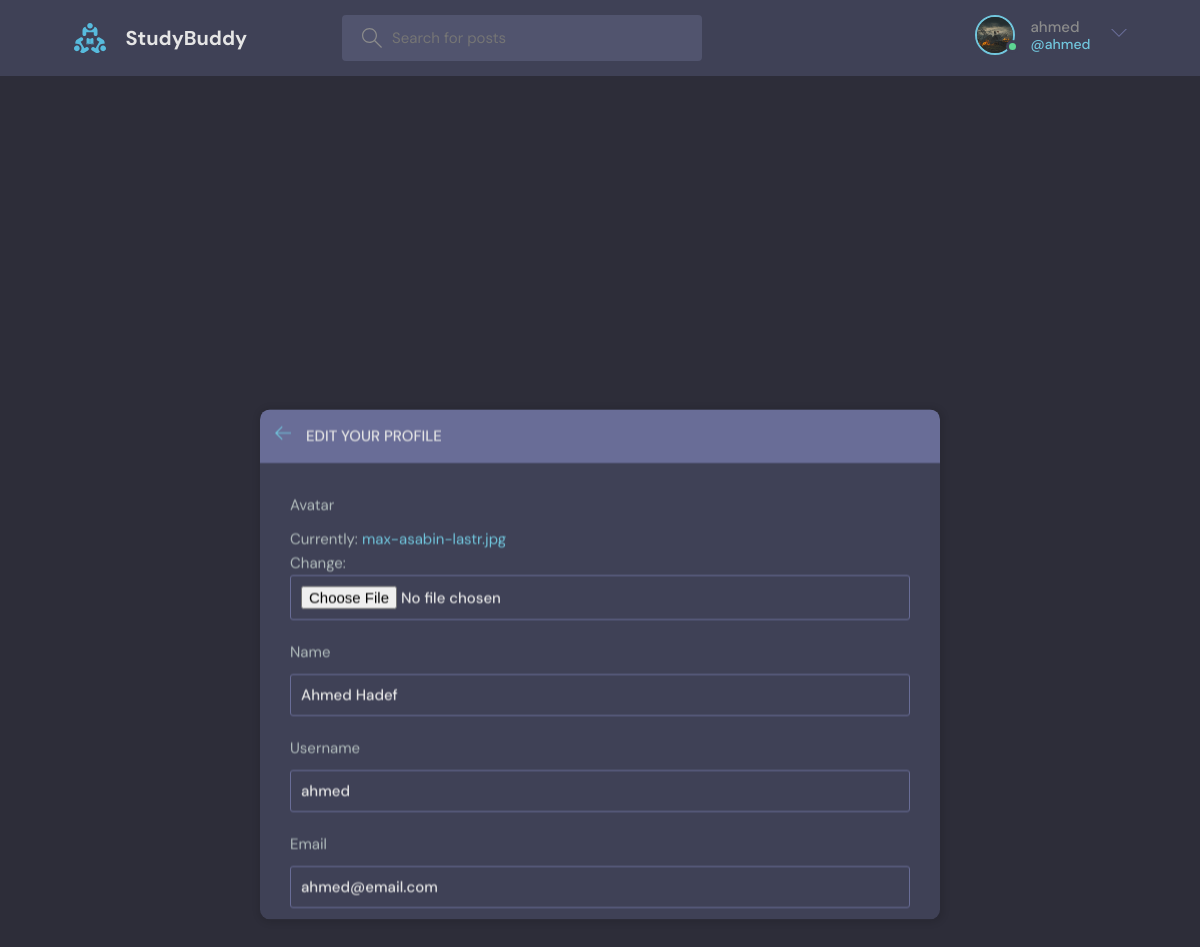
The page /update-user/ (signed in) on the database its author committed.
### base/models.py (models this page shows)
class User(AbstractUser):
    name = models.CharField(max_length=200, null=True)
    email = models.EmailField(unique=True, null=True)
    bio = models.TextField(null=True)
    avatar = models.ImageField(null=True, default='avatar.svg')
    USERNAME_FIELD = 'email'
    REQUIRED_FIELDS = []

### base/views.py (the view)
# urls.py: path('update-user/', views.updateUser, name='update-user'),
@login_required(login_url='login')
def updateUser(req):
    user = req.user
    form = UserForm(instance=user) #the useage of instance is to fill the form with the current data of the user
    if req.method == 'POST':
        form = UserForm(req.POST, req.FILES,instance=user)
        if form.is_valid():
            form.save()
            return redirect('user-profile', pk=user.id)
    return render(req, 'base/update-user.html', {'form': form})

### base/forms.py
class UserForm(ModelForm):
    class Meta:
        model = User
        fields = ['avatar', 'name' ,  'username', 'email', 'bio']

### base/templates/base/update-user.html (shortened to what this page needs)
{%extends 'main.html'%}{%block content%}
    <main class="update-account layout">
        <div class="container">
            <div class="layout__box">
                <div class="layout__boxHeader">
                    <div class="layout__boxTitle">
                        <a href="{%url 'user-profile' user.id%}">
                            <svg version="1.1" xmlns="http://www.w3.org/2000/svg" width="32" height="32"
                                viewBox="0 0 32 32">
                                <title>arrow-left</title>
                                <path
                                    d="M13.723 2.286l-13.723 13.714 13.719 13.714 1.616-1.611-10.96-10.96h27.625v-2.286h-27.625l10.965-10.965-1.616-1.607z">
                                </path>
                            </svg>
                        </a>
                        <h3>Edit your profile</h3>
                    </div>
                </div>
                <div class="layout__body">
                    <form class="form" action="" method="post" enctype="multipart/form-data">
                      {%for fields in form%}
                        <div class="form__group">
                            <label for="profile_pic">{{fields.label}}</label>
                            {{fields}}
                          </div>
                      {%endfor%}
                    </form>
                </div>
            </div>
        </div>
    </main>
{%endblock content%}

### templates/navbar.html (shortened to what this page needs)
{%load static%}
<header class="header header--loggedIn">
  <div class="container">
    <a href="/" class="header__logo">
      <img src="{% static 'images/logo.svg'%}" />
      <h1>StudyBuddy</h1>
    </a>
    <form class="header__search" method="get" action="{%url 'home'%}">
      <label>
        <input type="text" name="q" placeholder="Search for posts" />
      </label>
    </form>
    <nav class="header__menu">
      {% if request.user.is_authenticated %}
      <div class="header__user">
        <a href="{%url 'user-profile' user.id%}">
          <div class="avatar avatar--medium active">
            <img src="{{user.avatar.url}}" />
          </div>
          <p>
            {{request.user.username}} <span>@{{request.user.username}}</span>
          </p>
        </a>
        <button class="dropdown-button">
          <svg
            version="1.1"
            xmlns="http://www.w3.org/2000/svg"
            width="32"
            height="32"
            viewBox="0 0 32 32"
          >
            <title>chevron-down</title>
            <path d="M16 21l-13-13h-3l16 16 16-16h-3l-13 13z"></path>
          </svg>
        </button>
      </div>
      {% else %}
      <a href="{% url 'login' %}">
        <img src="{% static 'images/avatar.svg'%}" />
        <p>Login</p>
      </a>
      {%endif%}
    </nav>
  </div>
</header>

### static/styles/style.css (style rules this page uses)
:root { --color-main: #71c6dd; --color-main-light: #e1f6fb; --color-dark: #3f4156; --color-dark-medium: #51546e; --color-dark-light: #696d97; --color-light: #e5e5e5; --color-gray: #8b8b8b; --color-light-gray: #b2bdbd; --color-bg: #2d2d39; --color-success: #5dd693; --color-error: #fc4b0b; }
* { font-family: "DM Sans", -apple-system, BlinkMacSystemFont, "Segoe UI", Roboto, Oxygen, Ubuntu, Cantarell, "Open Sans", "Helvetica Neue", sans-serif; margin: 0; padding: 0; box-sizing: border-box; text-rendering: optimizeLegibility; font-size: inherit; }
html { font-size: 56.25%; }
@media only screen and (min-width: 1200px) { html { font-size: 62.5%; } }
body { line-height: 1.6; font-weight: 400; font-size: 1.5rem; color: var(--color-light-gray); background-color: var(--color-bg); min-height: 100vh; }
img { width: 100%; }
a { display: inline-block; color: var(--color-main); text-decoration: none; }
.container { max-width: 120rem; width: 90%; margin: auto; }
.avatar { position: relative; display: inline-block; border-radius: 50%; border: 2px solid var(--color-main); }
.avatar img { display: block; border-radius: 50%; object-fit: cover; object-position: center; }
.avatar::after { content: ""; display: block; position: absolute; background-color: var(--color-gray); z-index: 111; border-radius: 50%; border: 0.3rem solid var(--color-dark); }
.avatar.active::after { background-color: var(--color-success); }
.avatar.avatar--medium img { width: 3.6rem; height: 3.6rem; border-radius: 50%; }
.avatar.avatar--medium:after { width: 0.7rem; height: 0.7rem; bottom: 0px; right: -6px; }
.header { padding: 1.5rem; background-color: var(--color-dark); }
.header > .container { display: flex; gap: 9.5rem; }
.header__logo, .header__user { display: flex; gap: 2rem; align-items: center; }
.header__logo > img { height: 3.2rem; width: 3.2rem; }
.header__logo > h1 { font-weight: 700; font-size: 2rem; color: var(--color-light); }
.header__search > label { background-color: var(--color-dark-medium); padding: 1.3rem 1rem; display: flex; align-items: center; gap: 1rem; border-radius: 4px; }
.header__search svg { fill: var(--color-gray); width: 2rem; height: 2rem; margin-left: 1rem; }
.header__search input { width: 30rem; background: transparent; border: none; outline: none; color: var(--color-light); }
.header__menu { margin-left: auto; position: relative; }
.header__menu a { display: flex; gap: 1.5rem; align-items: center; font-weight: 500; text-decoration: none; color: var(--color-gray); }
.header__menu img { height: 3.6rem; }
.header__menu p { line-height: 1.2; }
.header__menu span { color: var(--color-main); font-weight: 500; font-size: 1.4rem; display: block; }
.header__menu svg { width: 1.6rem; height: 1.6rem; fill: var(--color-dark-light); }
.dropdown-button { background: transparent; border: 0; outline: 0; cursor: pointer; }
.layout { margin-top: 2.4rem; }
.layout > .container { display: flex; justify-content: space-between; align-items: flex-start; }
.layout__box { width: 90%; max-width: 48rem; max-height: 51rem; position: absolute; top: 50%; left: 50%; transform: translate(-50%, -46%); background-color: var(--color-dark); border-radius: 1rem; box-shadow: 1px 1px 6px 3px rgba(0, 0, 0, 0.1); overflow: auto; }
.layout__boxHeader { display: flex; padding: 1.5rem; background-color: var(--color-dark-light); }
.layout__boxTitle { display: flex; gap: 1.5rem; align-items: center; }
.layout__boxTitle h3 { text-transform: uppercase; font-weight: 500; color: var(--color-light); }
.layout__boxTitle svg { width: 1.6rem; height: 1.6rem; fill: var(--color-main); }
.layout__body { margin: 3rem; }
.form__group { margin-bottom: 2rem; width: 100%; }
.form__group label { display: block; font-size: 1.5rem; margin-bottom: 1rem; }
.form__group input, .form__group textarea, .form__group select { background: transparent; border: 1px solid var(--color-dark-light); padding: 1rem; border-radius: 3px; width: 100%; color: var(--color-light); font-weight: 500; outline: none; }
.update-account.layout .layout__box { max-width: 68rem; }

### rows shown on the page
User: avatar (picture), user.username "ahmed", form "Ahmed Hadef" "ahmed" "ahmed@email.com"

### other values the page prints
{{ fields.label }} "Avatar" "Name" "Username" "Email"
